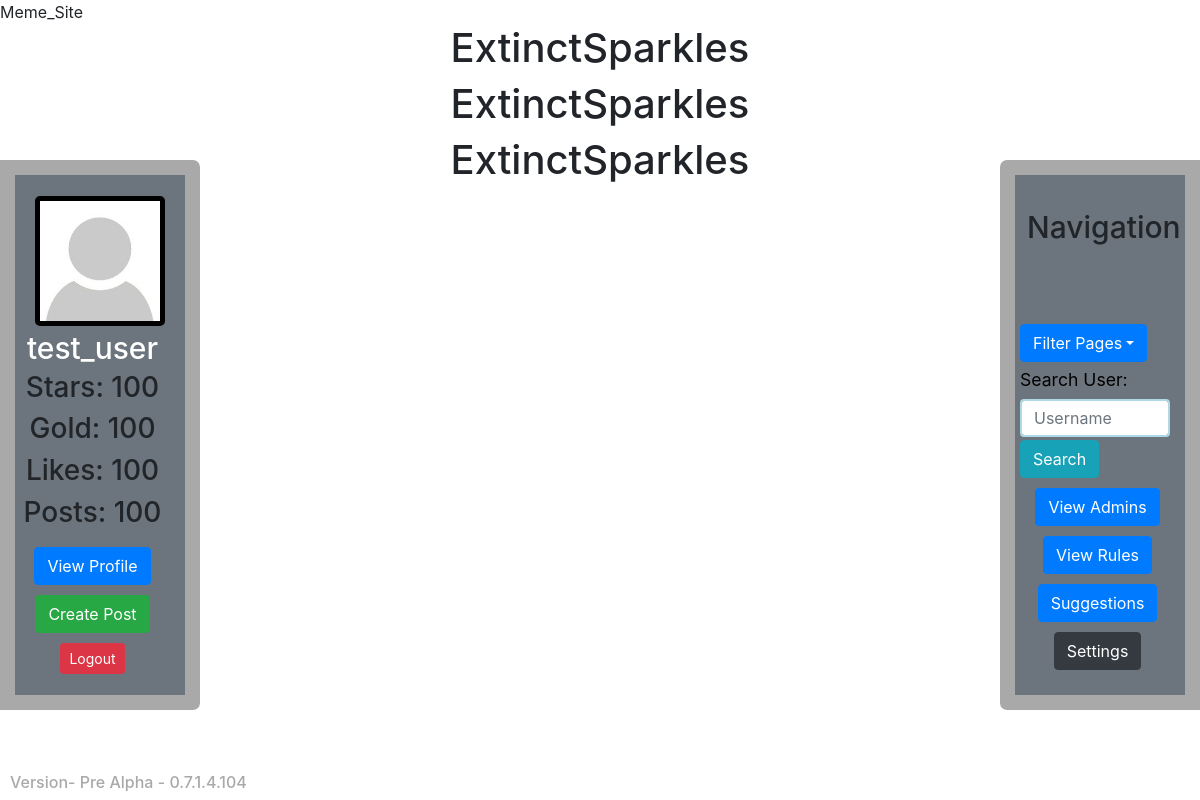
The app's page /view_profile/test_user/followers (signed in), older data.
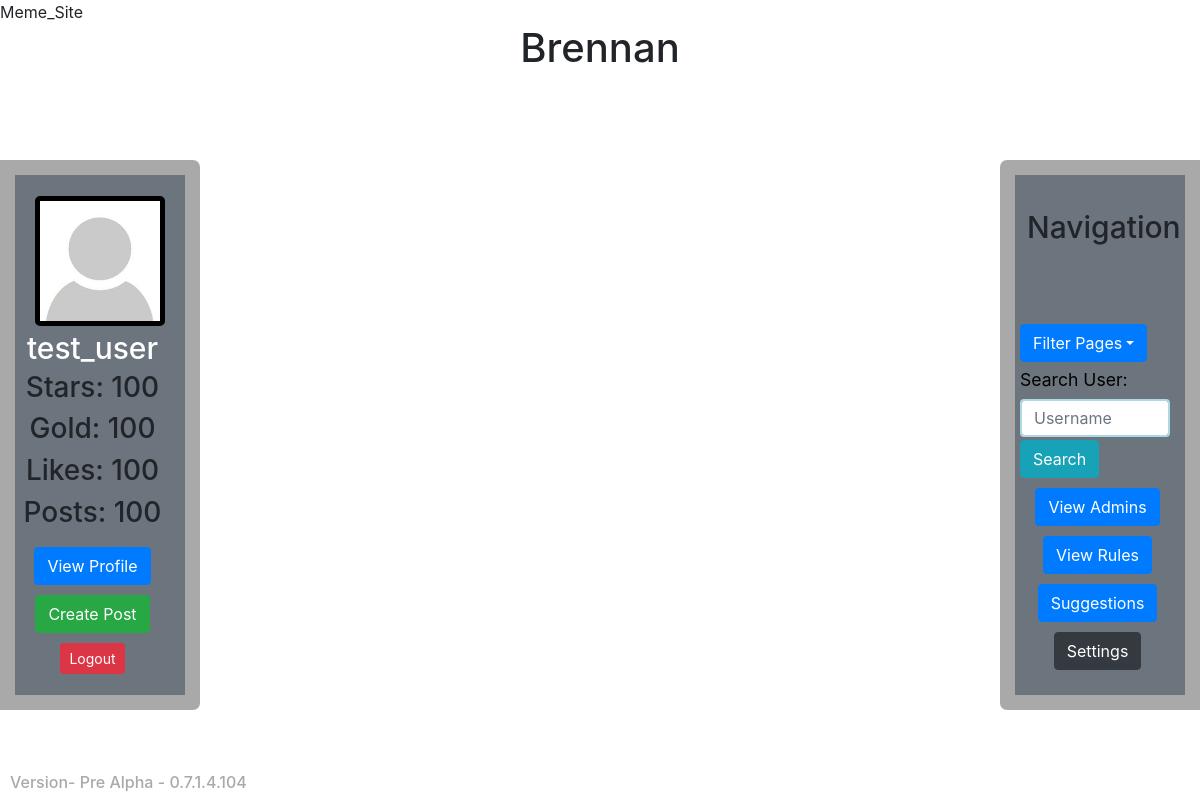
The same page, newer data.
### app/models.py (models this page shows, shortened)
class Followers(db.Model):
    id = db.Column(db.Integer, primary_key=True)
    follower = db.Column(db.String, nullable=False)
    user_id = db.Column(db.Integer, db.ForeignKey('user.id'), nullable=False)

### app/routes.py (the view)
@app.route('/view_profile/<string:user>/followers')
def followers(user):
    u = User.query.filter_by(username=user).first()
    followers = u.followers
    return render_template('followers.html', followers=followers)

### app/models.py (called while the page is built)
@login_manager.user_loader
def load_user(user_id):
    return User.query.get(int(user_id))

### app/templates/followers.html
{% extends "layout.html"%}
{% block content %}
    <div class="text-center">
      {% for u in followers %}
        <h1>{{u.follower}}</h1>
        {% endfor %}
    </div>
{% endblock content %}

Row changes from the older to the newer data that the page shows:
removed Followers: follower "ExtinctSparkles"
removed Followers: follower "ExtinctSparkles"
changed Followers: follower "ExtinctSparkles" → "Brennan"
